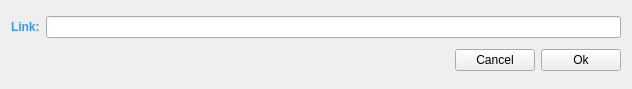
<?xml version="1.0" encoding="UTF-8"?>
<ui version="4.0">
 <class>link_form</class>
 <widget class="QWidget" name="link_form">
  <property name="geometry">
   <rect>
    <x>0</x>
    <y>0</y>
    <width>632</width>
    <height>89</height>
   </rect>
  </property>
  <property name="maximumSize">
   <size>
    <width>16777215</width>
    <height>100</height>
   </size>
  </property>
  <property name="windowTitle">
   <string>Form</string>
  </property>
  <layout class="QVBoxLayout" name="verticalLayout">
   <item>
    <layout class="QHBoxLayout" name="horizontalLayout_2">
     <item>
      <widget class="QLabel" name="label">
       <property name="styleSheet">
        <string notr="true">font-weight: bold; color: #3399ff;</string>
       </property>
       <property name="text">
        <string>Link:</string>
       </property>
      </widget>
     </item>
     <item>
      <widget class="QLineEdit" name="link"/>
     </item>
    </layout>
   </item>
   <item>
    <layout class="QHBoxLayout" name="horizontalLayout">
     <item>
      <spacer name="horizontalSpacer">
       <property name="orientation">
        <enum>Qt::Horizontal</enum>
       </property>
       <property name="sizeHint" stdset="0">
        <size>
         <width>40</width>
         <height>20</height>
        </size>
       </property>
      </spacer>
     </item>
     <item>
      <widget class="QPushButton" name="cancel">
       <property name="text">
        <string>Cancel</string>
       </property>
      </widget>
     </item>
     <item>
      <widget class="QPushButton" name="ok">
       <property name="text">
        <string>Ok</string>
       </property>
      </widget>
     </item>
    </layout>
   </item>
  </layout>
 </widget>
 <resources/>
 <connections/>
</ui>
